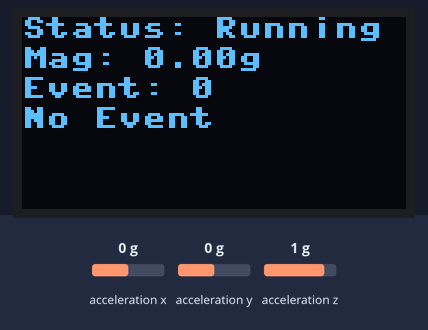
The program below on a simulated Raspberry Pi Pico running MicroPython. Shown: 128×64 one-colour display. The inputs (shaded band) are chosen by the test bench; at power-on: acceleration z 1 g, acceleration x 0 g, acceleration y 0 g. The clock reads 2024-03-15 10:24:30 at power-on unless the program sets it; library files of the repository ran but are not shown: ssd1306.py.

Above: at 1.2 s.
1.3 s: acceleration z set to -1.4 g
At 1.42 s:
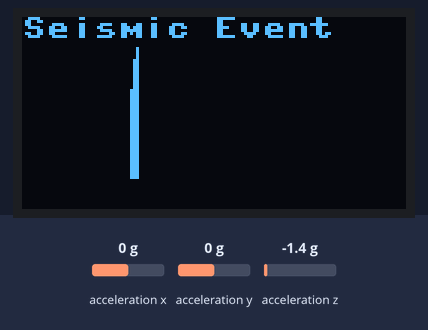
3.0 s: acceleration z set to -0.8 g
At 3.5 s:
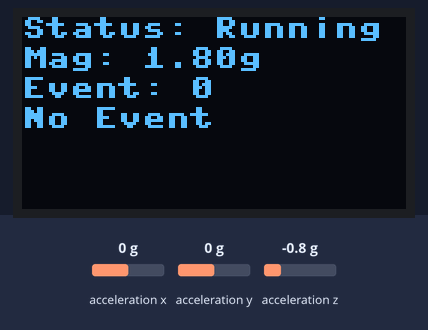
4.6 s: acceleration x set to -1.4 g
At 4.64 s:
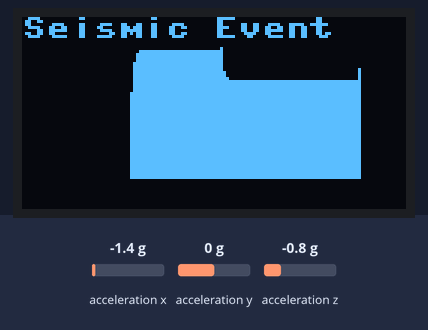
6.1 s: acceleration x set to -0.8 g
At 7.4 s:
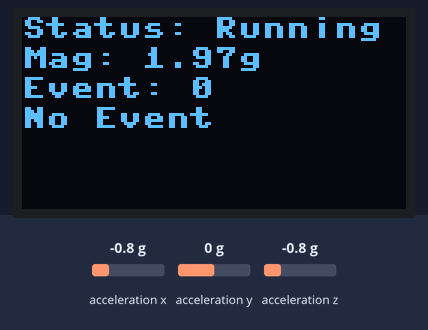
7.7 s: acceleration y set to -1.4 g
At 7.76 s:
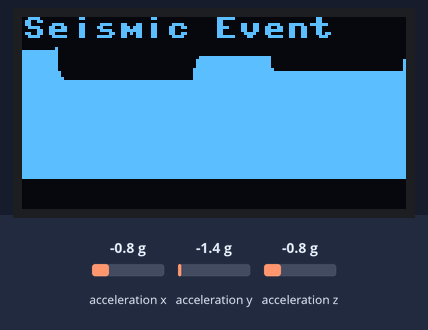

The program:

earthquake_sensor_lsx6ds3_kalman_rtc_oled.py
```python
from machine import I2C, Pin, UART, RTC
from utime import sleep_us, ticks_ms
import math
from ssd1306 import SSD1306_I2C  # Requires ssd1306.py library

# I2C setups
i2c0 = I2C(0, scl=Pin(1), sda=Pin(0), freq=400000)  # LSM6DS3 on I2C0
i2c1 = I2C(1, scl=Pin(3), sda=Pin(2), freq=400000)  # RTC and OLED on I2C1

# UART setup
uart = UART(1, baudrate=115200, tx=Pin(4), rx=Pin(5))
uart.write(b"LSM6DS3 Earthquake Sensor with RTC and OLED Started\n")  # Updated message

# LSM6DS3 Registers
LSM6DS3_ADDR = 0x6A  # Changed from 0x68 (MPU6050) to 0x6A (SA0 low)
CTRL1_XL = 0x10      # Accelerometer control
CTRL3_C = 0x12       # General control
OUTX_L_XL = 0x28     # Accelerometer output start

# RTC and OLED constants (unchanged)
RTC_ADDR = 0x68
OLED_ADDR = 0x3C
WIDTH = 128
HEIGHT = 64
oled = SSD1306_I2C(WIDTH, HEIGHT, i2c1)

# Kalman Filter Class (unchanged)
class KalmanFilter:
    def __init__(self):
        self.x = 0.0
        self.p = 1.0
        self.q = 0.001
        self.r = 0.0004  # LSM6DS3 noise similar (~400 µg/√Hz at 833 Hz)
        self.k = 0.0

    def update(self, measurement):
        self.p = self.p + self.q
        self.k = self.p / (self.p + self.r)
        self.x = self.x + self.k * (measurement - self.x)
        self.p = (0.5 - self.k) * self.p
        return self.x

# Initialize LSM6DS3
def lsm6ds3_init():
    try:
        # Enable block data update and auto-increment
        i2c0.writeto_mem(LSM6DS3_ADDR, CTRL3_C, bytes([0x44]))  # BDU=1, IF_INC=1
        # Accelerometer: 833 Hz, ±2g (0x60 = ODR 833 Hz, FS ±2g)
        i2c0.writeto_mem(LSM6DS3_ADDR, CTRL1_XL, bytes([0x60]))
        return True
    except Exception as e:
        oled.fill(0)
        oled.text("LSM6DS3 Error", 0, 0)  # Updated error message
        oled.text(str(e), 0, 10)
        oled.show()
        return False

# Initialize RTC (unchanged)
def rtc_init():
    try:
        rtc = machine.RTC()
        rtc.datetime((2025, 5, 21, 6, 12, 42, 0, 0))  # Same initial time
    except Exception as e:
        oled.fill(0)
        oled.text("RTC Error", 0, 0)
        oled.text(str(e), 0, 10)
        oled.show()
        return False
    return True

# Read LSM6DS3 accelerometer data
def read_accel():
    try:
        data = i2c0.readfrom_mem(LSM6DS3_ADDR, OUTX_L_XL, 6)
        # LSM6DS3: Two's complement, little-endian
        a_x = (data[1] << 8 | data[0]) if (data[1] << 8 | data[0]) < 32768 else (data[1] << 8 | data[0]) - 65536
        a_y = (data[3] << 8 | data[2]) if (data[3] << 8 | data[2]) < 32768 else (data[3] << 8 | data[2]) - 65536
        a_z = (data[5] << 8 | data[4]) if (data[5] << 8 | data[4]) < 32768 else (data[5] << 8 | data[4]) - 65536
        return a_x, a_y, a_z
    except Exception as e:
        oled.fill(0)
        oled.text("Read Error", 0, 0)
        oled.text(str(e), 0, 10)
        oled.show()
        return 0, 0, 0

# Convert to g
def convert_to_g(raw_x, raw_y, raw_z):
    accel_scale = 16393.0  # LSM6DS3 ±2g: 0.061 mg/LSB ≈ 16393 LSB/g
    return raw_x / accel_scale, raw_y / accel_scale, raw_z / accel_scale

# Draw seismic graph (unchanged)
def draw_seismic_graph(magnitudes):
    oled.fill(0)
    oled.text("Seismic Event", 0, 0)
    if len(magnitudes) > 0:
        max_mag = max(magnitudes)
        for i in range(min(len(magnitudes), WIDTH)):
            height = int((magnitudes[i] / max(max_mag, 0.1)) * (HEIGHT - 20))
            oled.vline(i, HEIGHT - 10 - height, height, 1)
    oled.show()

# Main loop
if not lsm6ds3_init() or not rtc_init():  # Updated to lsm6ds3_init
    while True:
        sleep_us(1000000)
sample_interval_us = 2000  # Maintain 500 Hz
threshold_g = 2
kalman_x, kalman_y, kalman_z = KalmanFilter(), KalmanFilter(), KalmanFilter()
magnitudes = []

while True:
    start_time = RTC().datetime()
    raw_x, raw_y, raw_z = read_accel()
    if raw_x == 0 and raw_y == 0 and raw_z == 0:
        continue
    a_x_raw, a_y_raw, a_z_raw = convert_to_g(raw_x, raw_y, raw_z)
    a_x_filt = kalman_x.update(a_x_raw)
    a_y_filt = kalman_y.update(a_y_raw)
    a_z_filt = kalman_z.update(a_z_raw - 1.0)  # Subtract 1g for z-axis
    magnitude_raw = math.sqrt(a_x_raw**2 + a_y_raw**2 + a_z_raw**2)
    magnitude_filt = math.sqrt(a_x_filt**2 + a_y_filt**2 + a_z_filt**2)
    seismic_event = magnitude_raw > threshold_g or magnitude_filt > threshold_g

    # Update magnitudes buffer (unchanged)
    magnitudes.append(magnitude_filt)
    if len(magnitudes) > WIDTH:
        magnitudes.pop(0)

    # OLED status (unchanged)
    oled.fill(0)
    oled.text("Status: Running", 0, 0)
    oled.text(f"Mag: {magnitude_filt:.2f}g", 0, 10)
    oled.text(f"Event: {1 if seismic_event else 0}", 0, 20)
    if seismic_event:
        draw_seismic_graph(magnitudes)
    else:
        oled.text("No Event", 0, 30)
    oled.show()

    # UART output (unchanged)
    timestamp = (start_time[4] * 3600 + start_time[5] * 60 + start_time[6]) * 1000
    output = "{:d},{:.3f},{:.3f},{:.3f},{:.3f},{:.3f},{:.3f},{:d}\n".format(
        timestamp, a_x_raw, a_y_raw, a_z_raw, a_x_filt, a_y_filt, a_z_filt, 1 if seismic_event else 0
    )
    uart.write(output.encode())

    # Maintain 500 Hz (unchanged)
    sleep_us(max(0, sample_interval_us - (ticks_ms() - start_time[6] * 1000) * 1000))
    
```

Measured:
- after the input at 1.3 s, the display: first changes after 0.09 s (image 1 shows a later state)
- after the input at 3.0 s, the display: changes after 0.17 s (image 2)
- after the input at 4.6 s, the display: changes at once (image 3)
- after the input at 6.1 s, the display: first differs from a run without the input after 0.07 s (image 4 shows a later state)
- after the input at 7.7 s, the display: changes after 0.06 s (image 5)
